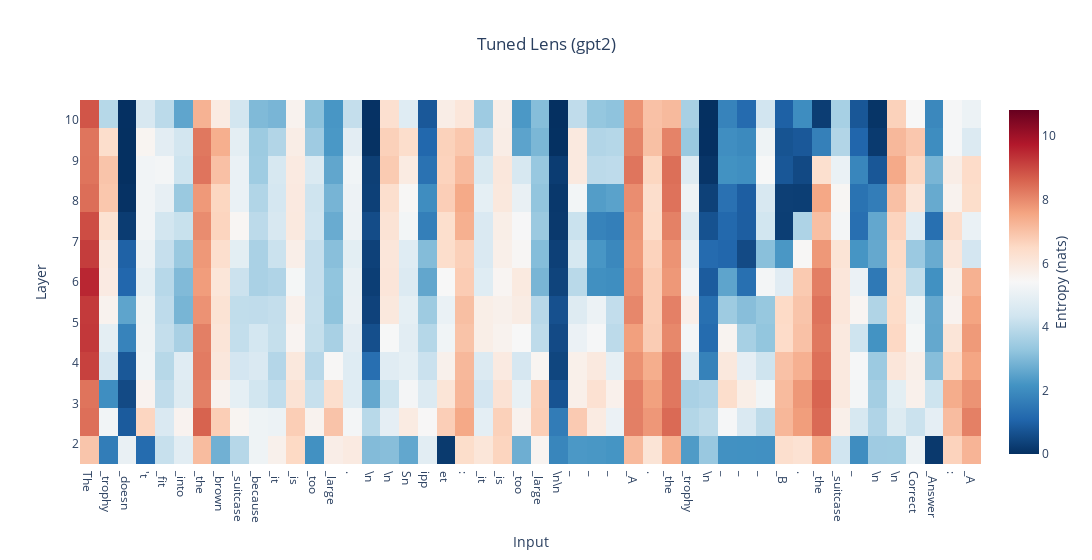

Notebook code cell kept with this figure:
### Code cell
from tuned_lens.plotting import plot_lens

test ="""The trophy doesn't fit into the brown suitcase because it is too large.

Snippet: it is too large

    A. the trophy
    B. the suitcase 

Correct Answer: A"""

plot_lens(model, tokenizer, text=test, tuned_lens=lens)

### Figure 1 — Plotly figure (JSON) as saved in the notebook; plotly's stock layout.template omitted (floating-point values rounded to 4 significant figures; data arrays with more than 128 entries replaced by an {"elided": "..."} marker saying what was removed)
{"data": [{"colorbar": {"title": {"side": "right", "text": "Entropy (nats)"}}, "colorscale": [[0, "rgb(5,48,97)"], [0.1, "rgb(33,102,172)"], [0.2, "rgb(67,147,195)"], [0.3, "rgb(146,197,222)"], [0.4, "rgb(209,229,240)"], [0.5, "rgb(247,247,247)"], [0.6, "rgb(253,219,199)"], [0.7, "rgb(244,165,130)"], [0.8, "rgb(214,96,77)"], [0.9, "rgb(178,24,43)"], [1, "rgb(103,0,31)"]], "customdata": {"elided": "13x48x10x2 str values"}, "hoverlabel": {"bgcolor": "rgb(42, 42, 50)"}, "hovertemplate": " %{customdata[0][0]} %{customdata[0][1]:.1f}% <br> %{customdata[1][0]} %{customdata[1][1]:.1f}% <br> %{customdata[2][0]} %{customdata[2][1]:.1f}% <br> %{customdata[3][0]} %{customdata[3][1]:.1f}% <br> %{customdata[4][0]} %{customdata[4][1]:.1f}% <br> %{customdata[5][0]} %{customdata[5][1]:.1f}% <br> %{customdata[6][0]} %{customdata[6][1]:.1f}% <br> %{customdata[7][0]} %{customdata[7][1]:.1f}% <br> %{customdata[8][0]} %{customdata[8][1]:.1f}% <br> %{customdata[9][0]} %{customdata[9][1]:.1f}% <extra></extra>", "text": {"elided": "13x48 str values"}, "texttemplate": "<b>%{text}</b>", "type": "heatmap", "x": ["The", "_trophy", "_doesn", "'t", "_fit", "_into", "_the", "_brown", "_suitcase", "_because", "_it", "_is", "_too", "_large", ".", "\\n", "\\n", "Sn", "ipp", "et", ":", "_it", "_is", "_too", "_large", "\\n\\n", "_", "_", "_", "_A", ".", "_the", "_trophy", "\\n", "_", "_", "_", "_B", ".", "_the", "_suitcase", "_", "\\n", "\\n", "Correct", "_Answer", ":", "_A"], "y": ["input", 1, 2, 3, 4, 5, 6, 7, 8, 9, 10, 11, "output"], "z": {"elided": "13x48 float values"}, "zmax": 10.82, "zmin": 0}], "layout": {"title": {"text": "Tuned Lens (gpt2)", "x": 0.5}, "width": 4040, "xaxis": {"title": {"text": "Input"}}, "yaxis": {"title": {"text": "Layer"}}}}
